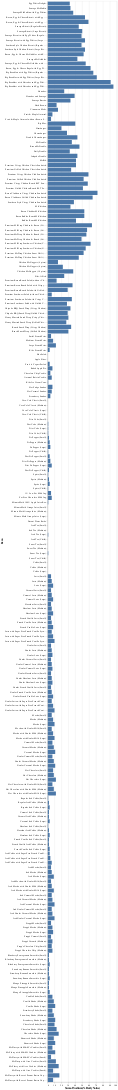

Write notebook code for a chart like this one.
### Code cell
DeepnoteChart(data, """{"layer":[{"layer":[{"mark":{"clip":true,"type":"bar","color":"#4c78a8","tooltip":true},"encoding":{"x":{"sort":null,"type":"quantitative","field":"Sodium (% Daily Value)","scale":{"type":"linear"},"format":{"type":"default","decimals":null},"aggregate":"sum","formatType":"numberFormatFromNumberType"},"y":{"sort":null,"type":"nominal","field":"Item","scale":{"type":"linear"}}}}]}],"title":"","config":{"legend":{}},"$schema":"https://vega.github.io/schema/vega-lite/v5.json","encoding":{}}""")

### Figure 1 — Vega-Lite specification as saved in the notebook (floating-point values rounded to 4 significant figures; data arrays with more than 128 entries replaced by an {"elided": "..."} marker saying what was removed)
{"$schema": "https://vega.github.io/schema/vega-lite/v5.json", "encoding": {}, "layer": [{"layer": [{"mark": {"type": "bar", "tooltip": true, "color": "#4c78a8", "clip": true}, "encoding": {"x": {"field": "Sodium (% Daily Value)", "type": "quantitative", "aggregate": "sum", "sort": null, "scale": {"type": "linear"}, "formatType": "numberFormatFromNumberType", "format": {"type": "default", "decimals": null}}, "y": {"field": "Item", "type": "nominal", "sort": null, "scale": {"type": "linear"}}}}]}], "title": "", "config": {"legend": {}}, "data": {"values": {"elided": "234 records"}}}
